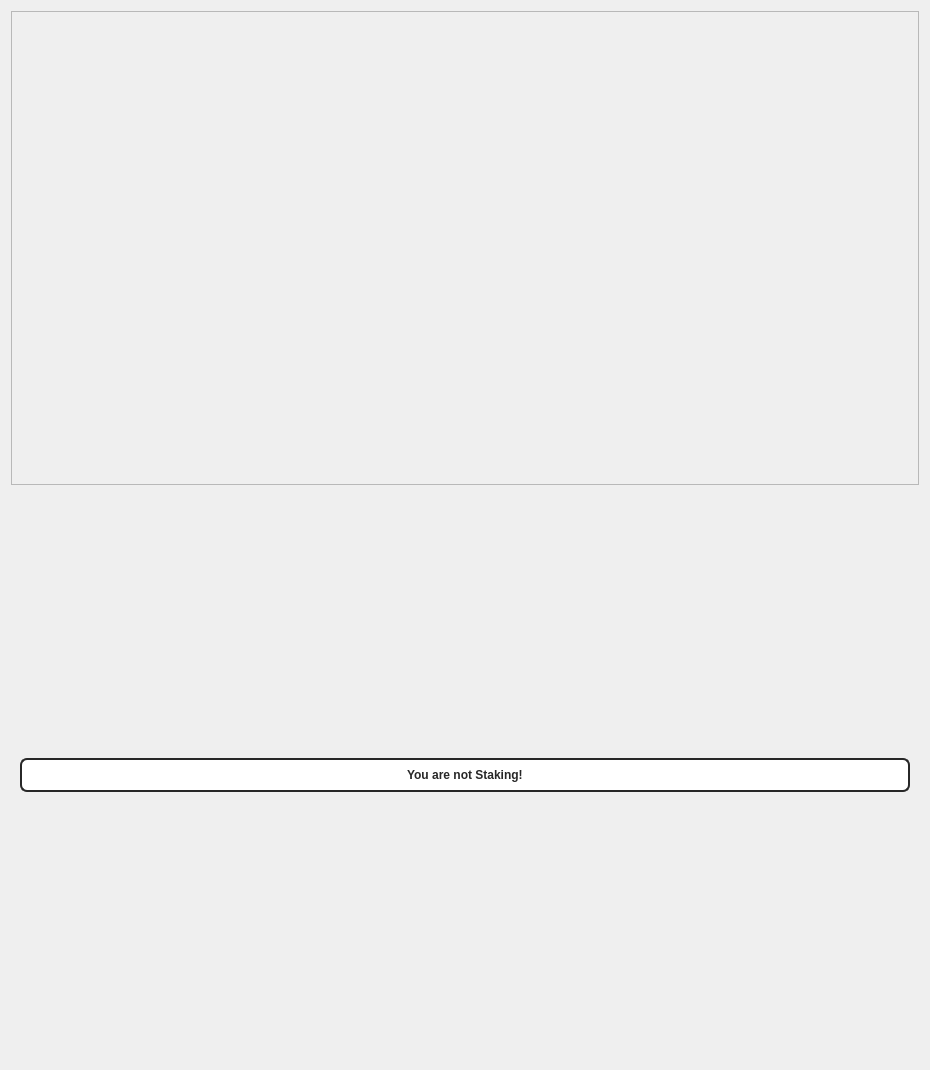
<?xml version="1.0" encoding="UTF-8"?>
<ui version="4.0">
 <class>StatisticsPage</class>
 <widget class="QWidget" name="StatisticsPage">
  <property name="geometry">
   <rect>
    <x>0</x>
    <y>0</y>
    <width>930</width>
    <height>1070</height>
   </rect>
  </property>
  <property name="windowTitle">
   <string>Form</string>
  </property>
  <property name="styleSheet">
   <string notr="true">font-family:'Open Sans, sans-serif';</string>
  </property>
  <layout class="QGridLayout" name="gridLayout">
   <property name="sizeConstraint">
    <enum>QLayout::SetMaximumSize</enum>
   </property>
   <item row="0" column="0">
    <widget class="QFrame" name="diffplotframe">
     <property name="frameShape">
      <enum>QFrame::StyledPanel</enum>
     </property>
     <property name="frameShadow">
      <enum>QFrame::Raised</enum>
     </property>
     <layout class="QVBoxLayout" name="verticalLayout_5">
      <property name="leftMargin">
       <number>1</number>
      </property>
      <property name="topMargin">
       <number>1</number>
      </property>
      <property name="rightMargin">
       <number>1</number>
      </property>
      <property name="bottomMargin">
       <number>1</number>
      </property>
      <item>
       <layout class="QHBoxLayout" name="horizontalLayout_2">
        <item>
         <layout class="QVBoxLayout" name="verticalLayout_4_2">
          <item>
           <widget class="QCustomPlot" name="diffplot_pos" native="true">
            <property name="minimumSize">
             <size>
              <width>350</width>
              <height>230</height>
             </size>
            </property>
           </widget>
          </item>
         </layout>
        </item>
       </layout>
      </item>
      <item>
       <layout class="QHBoxLayout" name="horizontalLayout_3">
        <item>
         <layout class="QVBoxLayout" name="verticalLayout_4_3">
          <item>
           <widget class="QCustomPlot" name="diffplot_weight" native="true">
            <property name="minimumSize">
             <size>
              <width>350</width>
              <height>230</height>
             </size>
            </property>
           </widget>
          </item>
         </layout>
        </item>
       </layout>
      </item>
      <item>
       <layout class="QVBoxLayout" name="verticalLayout_3_2">
        <property name="leftMargin">
         <number>10</number>
        </property>
        <property name="topMargin">
         <number>2</number>
        </property>
        <property name="rightMargin">
         <number>10</number>
        </property>
        <property name="bottomMargin">
         <number>2</number>
        </property>
       </layout>
      </item>
     </layout>
    </widget>
   </item>
   <item>
      <spacer name="verticalSpacer_2">
       <property name="orientation">
        <enum>Qt::Vertical</enum>
       </property>
       <property name="sizeHint" stdset="0">
        <size>
         <width>20</width>
         <height>20</height>
        </size>
       </property>
      </spacer>
   </item>
	<item row="1" column="0">
    <layout class="QHBoxLayout" name="horizontalLayout_6">
    <item>
    <widget class="QFrame" name="frame_6">
     <property name="lineWidth">
      <number>0</number>
     </property>
     <layout class="QVBoxLayout" name="verticalLayout_6">
      <item>
       <widget class="QProgressBar" name="strengthBar">
        <property name="font">
         <font>
          <weight>75</weight>
          <bold>true</bold>
         </font>
        </property>
        <property name="toolTip">
         <string>This is your own estimated network weight compared to the rest of the WYTF network. </string>
        </property>
        <property name="statusTip">
         <string/>
        </property>
        <property name="styleSheet">
         <string notr="true">
QProgressBar {
     border: 2px solid #272727;
     border-radius: 7px;
  	background-color: #ffffff;
	text-align: center;
	color: #272727;
	height: 30px;
 }
 QProgressBar::chunk {
	background: rgb(54,145,107);
     width: 5px;
 }</string>
        </property>
        <property name="value">
         <number>0</number>
        </property>
        <property name="invertedAppearance">
         <bool>false</bool>
        </property>
        <property name="format">
         <string>You are not Staking!</string>
        </property>
       </widget>
      </item>
     </layout>
    </widget>
   </item>
   </layout>
   </item>
   </layout>
  </widget>
 <customwidgets>
  <customwidget>
   <class>QCustomPlot</class>
   <extends>QWidget</extends>
   <header>qt/qcustomplot.h</header>
   <container>1</container>
  </customwidget>
 </customwidgets>
 <resources/>
 <connections/>
</ui>
